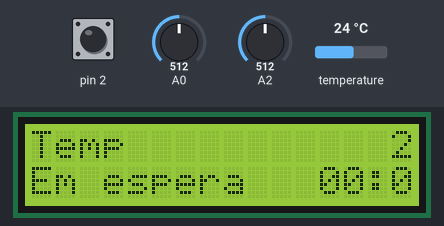
This sketch was run on a simulated Arduino Uno, built with avr-gcc and run on an emulated ATmega328P. Shown: 16×2 character LCD. Inputs (shaded band) come from the test bench; at power-on: pin 2 HIGH, temperature 24 °C, A0 = 512, A2 = 512.

Above: at 2.8 s.
2.9 s: pin 2 pulled LOW for 2.75 s
At 4.2 s:
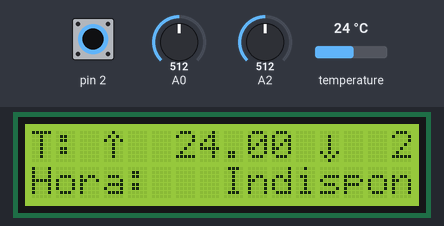
7.1 s: temperature set to 12 °C
At 11.3 s:
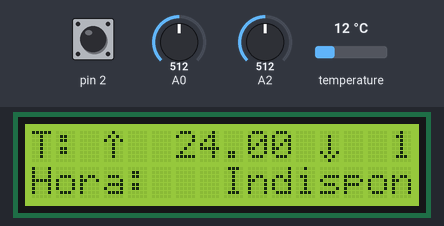
12.3 s: temperature set to 28 °C
At 14.0 s:
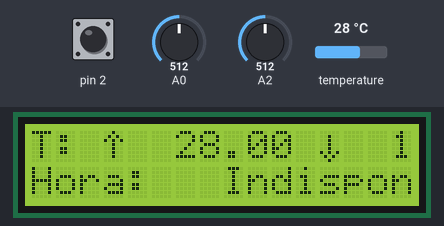
15.4 s: temperature set to 33 °C
At 16.3 s:
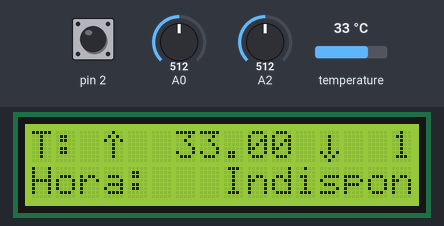
18.5 s: pin 2 pulled LOW for 2.75 s
At 62.0 s:
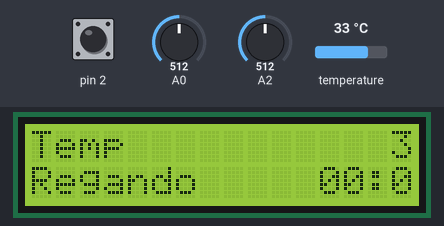
Timing chart, 0 to 63.0 s (numbered marks = the images above; inputs shaded):
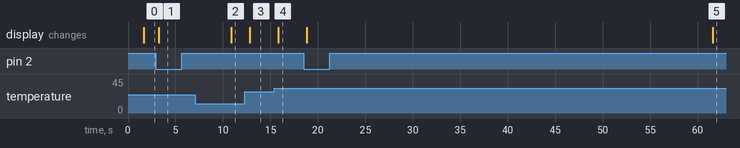

Measured:
- after the input at 2.9 s, the display: changes after 0.32 s (image 1)
- after the input at 7.1 s, the display: changes after 3.8 s (image 2)
- after the input at 12.3 s, the display: changes after 0.55 s (image 3)
- after the input at 15.4 s, the display: changes after 0.45 s (image 4)
- after the input at 18.5 s, the display: first changes after 0.33 s (image 5 shows a later state)

The sketch:

codigo_arduino.ino
```cpp
#include "delayAssinc.h"
#include "condutivimetro.h"
#include "temperatura.h"
#include "luminosidade.h"
#include "bomba.h"
#include "cartaoSD.h"
#include "display.h"

// adicionar a biblioteca quando utilar o rtc
// #include "relogio.h"

Temperatura temp_sensor(7);
Condutivimetro condut_sensor(A2, &temp_sensor);
Luminosidade lumin_sensor(A0);
Bomba bomba_regagem(5);
Display tela(20, 4);
cartaoSD micro_SD(53);

void trocar_tela(){
  tela.trocar_tela = 1;
}

void setup() {
  // remover o comentário do begin quando utilizar o rtc
  // relogio.begin(0, 1, 2);

  // iniciando os sensores e o lcd
  temp_sensor.begin();
  lumin_sensor.begin();
  condut_sensor.begin();
  tela.begin(&temp_sensor, &condut_sensor, &lumin_sensor, &bomba_regagem);

  // definindo os intervalos (valor em milisegundos)
  DelayAssincrono.novoDelayMillis("temperatura", temp_sensor.ativar_medicao, 6000);
  DelayAssincrono.novoDelayMillis("condutividade", condut_sensor.ativar_medicao, 5000);
  DelayAssincrono.novoDelayMillis("luminosidade", lumin_sensor.ativar_medicao, 3000);
  DelayAssincrono.novoDelayMillis("bomba", bomba_regagem.trocar_estado, 60000, 90000);
  DelayAssincrono.novoDelayMillis("tela", tela.autorizar, 500);

  // DelayAssincrono.novoDelayMillis("Cartao SD", micro_SD.autorizar_anotacao, 5);

  // interrupção para o botão de trocar de tela
  pinMode(2, INPUT_PULLUP);
  attachInterrupt(digitalPinToInterrupt(2), trocar_tela, FALLING);

  // micro_SD.novo_arquivo("dados");
  // micro_SD.escrever("dados", "Temperatura,Luminosidade,Condutividade\n");
}

void loop() {
  // chamada das verificações e medições
  DelayAssincrono.verificar();
  temp_sensor.medir();
  condut_sensor.medir();
  lumin_sensor.medir();
  bomba_regagem.liga_desliga();
  tela.atualizar_tela();
  // micro_SD.anotar_dados("dados", temp_sensor.medir_agora(), lumin_sensor.medir_agora(), condut_sensor.medir_agora());
}
```

bomba.cpp
```cpp
#include "Arduino.h"
#include "bomba.h"

bool Bomba::estado = 0;

Bomba::Bomba(uint8_t pino){
  this->pino = pino;
}

void Bomba::begin(){
  pinMode(this->pino, OUTPUT);
}

void Bomba::trocar_estado(){
  Bomba::estado = !Bomba::estado;
}

void Bomba::liga_desliga(){
  if (Bomba::estado){
    digitalWrite(this->pino, 1);
  }
  else {
    digitalWrite(this->pino, 0);
  }
}
```

bomba.h
```cpp
#ifndef __BOMBA_
#define __BOMBA_

class Bomba{
private:
  uint8_t pino;

public:
  Bomba(uint8_t pino);
  static bool estado;
  void begin();
  void liga_desliga();
  static void trocar_estado();
};

#endif
```

cartaoSD.cpp
```cpp
#include "cartaoSD.h"

#include <SD.h>

bool cartaoSD::hora_de_anotar = 0;

cartaoSD::cartaoSD(uint8_t pino){
  this->pino = pino;
}

void cartaoSD::begin(){

  SD.begin(this->pino);
}

bool cartaoSD::novo_arquivo(String nome){
  if (SD.exists(nome)){
    SD.remove(nome);
  }

  File arquivo = SD.open(nome, FILE_WRITE);
  if (arquivo){
    arquivo.close();
    return true;
  }
  return false;
}

bool cartaoSD::escrever(String arquivo, String texto){
  File arq = SD.open(arquivo);

  if (arq){
    arq.print(texto);
    arq.close();
    return true;
  }
  return false;
}

void cartaoSD::autorizar_anotacao(){
  cartaoSD::hora_de_anotar = 1;
}

void cartaoSD::anotar_dados(String arquivo, float temperatura, float luminosidade, float condutividade){
  if (!hora_de_anotar) return;

  File arq = SD.open(arquivo);
  String conteudo =  String(String(temperatura) + "," + String(luminosidade) + "," + String(condutividade));
  arq.println(conteudo);
  arq.close();

  hora_de_anotar = 0;
}
```

cartaoSD.h
```cpp
#ifndef __CARTAO_SD_
#define __CARTAO_SD_

#include <stdint.h>
#include <Arduino.h>

class cartaoSD{
private:
  uint8_t pino;

public:
  cartaoSD(uint8_t pino);
  static bool hora_de_anotar;

  void begin();
  bool novo_arquivo(String nome);
  bool escrever(String arquivo, String texto);

  static void autorizar_anotacao();
  void anotar_dados(String arquivo, float temperatura, float luminosidade, float condutividade);
};

#endif
```

condutivimetro.cpp
```cpp
#include "condutivimetro.h"
#include <Arduino.h>

bool Condutivimetro::hora_de_medir = 0;

Condutivimetro::Condutivimetro(uint8_t pino, Temperatura* temperatura)
  : Sensor(pino) {
  this->sensor_temperatura = temperatura;
}

void Condutivimetro::begin() {
  pinMode(this->pino, INPUT);

  float condutividade = medir_agora();
  this->valorAtual = condutividade;
  this->valorMax = condutividade;
  this->valorMin = condutividade;
}

void Condutivimetro::ativar_medicao() {
  Condutivimetro::hora_de_medir = 1;
}

float Condutivimetro::medir_agora() {
  float vout = analogRead(this->pino);
  vout = (float)vout / 1023 * this->Vin;

  float resistencia = this->resistorPadrao * (vout / (this->Vin - vout));

  float condutividade = this->resistorPadrao / (resistencia * K);
  Temperatura::hora_de_medir = 1;
  condutividade = condutividade * (1 / (1 + this->temp_coeficiente * (this->sensor_temperatura->medir() - 25)));

  this->valorAtual = condutividade;
  if (this->valorAtual > this->valorMax) this->valorMax = this->valorAtual;
  else if (this->valorAtual < this->valorMin) this->valorMin = this->valorAtual;

  return condutividade;
}

float Condutivimetro::medir() {
  if (Condutivimetro::hora_de_medir) {
    Condutivimetro::hora_de_medir = 0;
    return this->medir_agora();
  }

  return this->valorAtual;
}
```

condutivimetro.h
```cpp
#ifndef __CONDUTIVIMETRO_
#define __CONDUTIVIMETRO_

#include "modelo.h"
#include "temperatura.h"

class Condutivimetro : public Sensor{
private:
  // atributos para o calculo da condutividade
  uint8_t Vin = 5;                    // valor da entrada em volts (5v do arduino)
  float K = 0.996;                    // valor médio do coeficiente K
  float temp_coeficiente = 0.015;     // também é um valor médio
  uint16_t resistorPadrao = 1000;     // valor em Ohms

  Temperatura* sensor_temperatura;

public:
  Condutivimetro(uint8_t pino, Temperatura* temperatura);

  // variável indicando o estado
  static bool hora_de_medir;

  void begin() override;
  float medir_agora();
  static void ativar_medicao();
  float medir() override;
};

#endif
```

delayAssinc.cpp
```cpp
#include "Arduino.h"
#include "delayAssinc.h"
#include "relogio.h"

DelayAssinc::DelayAssinc() {
  tamanho_atual_simples = 0;
  tamanho_atual_composto = 0;
}

void DelayAssinc::verificar() {
  uint32_t tempo_atual = millis();

  // verificação da lista simples
  for (int i = 0; i < tamanho_atual_simples; i++) {
    if (tempo_atual - lista_simples[i].ultimo_delay >= lista_simples[i].delay) {
      lista_simples[i].ultimo_delay = tempo_atual;
      lista_simples[i].funcao();
    }
  }

  // verificação da lista composta
  for (int i = 0; i < tamanho_atual_composto; i++) {

    // verifica se o delay ativo é o primeiro ou o segundo (0 para o primerio, 1 para o segundo)
    if (!lista_composta[i].delayAtual) {
      if (tempo_atual - lista_composta[i].ultimo_delay >= lista_composta[i].delay1) {
        lista_composta[i].delayAtual = 1;
        lista_composta[i].ultimo_delay = tempo_atual;
        lista_composta[i].funcao();
      }
    }

    else {
      if (tempo_atual - lista_composta[i].ultimo_delay >= lista_composta[i].delay2) {
        lista_composta[i].delayAtual = 0;
        lista_composta[i].ultimo_delay = tempo_atual;
        lista_composta[i].funcao();
      }
    }
  }
}

uint32_t DelayAssinc::tempo_restante_comp(String nome){
  // usando o indice direto por só existir a bomba de delay composto

  /* mudar isso quando houver mais de um delay composto*/
  uint32_t tempo_atual = millis();

  if (this->lista_composta[0].delayAtual){
    return (this->lista_composta[0].delay2 + this->lista_composta[0].ultimo_delay) - tempo_atual;
  }
  else {
    return (this->lista_composta[0].delay1 + this->lista_composta[0].ultimo_delay) - tempo_atual;
  }
}

/*
Não é necessário lembrar quando o sensor mediu pela última vez,
já que sempre que o arduino liga ele já faz uma medição automáticamente
*/
void DelayAssinc::novoDelayMillis(String nome, void (*funcao)(), uint32_t delay) {
  // último delay iniciando com 0
  lista_simples[tamanho_atual_simples] = { nome, funcao, delay, 0 };
  tamanho_atual_simples++;
}

void DelayAssinc::novoDelayMillis(String nome, void (*funcao)(), uint32_t delay1, uint32_t delay2) {
  // último delay iniciando com 0
  lista_composta[tamanho_atual_composto] = { nome, funcao, delay1, delay2, 0, 0 };
  tamanho_atual_composto++;
}

DelayAssinc DelayAssincrono;
```

delayAssinc.h
```cpp
/*
Biblioteca para o funcionamento e gerenciamento
de delays assícronos baseado em máquina de estado.

Este código apenas atualiza o estado dos objetos
indicando se está na hora de medir ou não
*/

#ifndef __DELAY_ASSINC_
#define __DELAY_ASSINC_

#include <stdint.h>
#include <Arduino.h>

// tamanho dos vetores de funções (estático para ser mais rápido)
#define LISTA_SIMPLES 5
#define LISTA_COMPOSTA 1

// um delay com intervalos constantes
typedef struct {
  String nome;
  void (*funcao)();
  uint32_t delay;
  uint32_t ultimo_delay;
} delay_simples;

// um delay com intervalos alternados (alterna entre o delay1 e delay2)
// útil para deixar a bomba ligada por um certo tempo e desligada em outro
typedef struct {
  String nome;
  void (*funcao)();
  uint32_t delay1;
  uint32_t delay2;
  bool delayAtual;          // 0 para o delay1, 1 para o delay2
  uint32_t ultimo_delay;
} delay_composto;

// objeto para controle dos intervalos
class DelayAssinc{
private:
  delay_simples lista_simples[LISTA_SIMPLES];
  uint8_t tamanho_atual_simples;

  delay_composto lista_composta[LISTA_COMPOSTA];
  uint8_t tamanho_atual_composto;

public:
  DelayAssinc();
  void verificar();
  uint32_t tempo_restante_comp(String nome);

  void novoDelayMillis(String nome, void (*funcao)(), uint32_t delay);
  void novoDelayMillis(String nome, void (*funcao)(), uint32_t delay1, uint32_t delay2);
};

extern DelayAssinc DelayAssincrono;
#endif
```

display.cpp
```cpp
#include "display.h"
#include "delayAssinc.h"
#include "relogio.h"

bool Display::atualizar_tela_var = 0;

void Display::autorizar() {
  Display::atualizar_tela_var = 1;
}

Display::Display(uint8_t largura, uint8_t altura) {
  this->largura = largura;
  this->altura = altura;

  this->telas[0] = &Display::tela1;
  this->telas[1] = &Display::tela2;

  this->telaAtual = 0;
}

void Display::begin(Temperatura *temperatura, Condutivimetro *condutividade, Luminosidade *luminosidade, Bomba *bomba_regagem) {
  this->temp_sensor = temperatura;
  this->lumin_sensor = luminosidade;
  this->condut_sensor = condutividade;

  this->bomba_regagem = bomba_regagem;

  this->lcd = new LiquidCrystal_I2C(0x27, this->largura, this->altura);
  this->lcd->init();
  this->lcd->backlight();
  this->lcd->clear();
  this->lcd->noCursor();

  this->lcd->createChar(0, this->seta_para_cima);
  this->lcd->createChar(1, this->seta_para_baixo);
}

void Display::atualizar_tela() {
  if (!Display::atualizar_tela_var) return;

  Display::atualizar_tela_var = 0;
  if (this->trocar_tela){
    if (this->telaAtual == NUMERO_DE_TELAS-1) this->telaAtual = 0;
    else this->telaAtual++;
    this->trocar_tela = 0;
    this->lcd->clear();
  }
  (this->*telas[this->telaAtual])();
}

String Display::formatar_valor(String texto) {
  char buffer[8];
  sprintf(buffer, "%7s", texto.c_str());
  return buffer;
}

void Display::tela1() {
  String temperatura, condutividade, luminosidade;
  temperatura = String(this->temp_sensor->valorAtual);
  condutividade = String(this->condut_sensor->valorAtual);
  luminosidade = String(this->lumin_sensor->valorAtual);

  this->lcd->home();
  this->lcd->print("Temp");
  this->lcd->setCursor(13, 0);
  this->lcd->print(this->formatar_valor(temperatura));

  this->lcd->setCursor(0, 1);
  this->lcd->print("Condut");
  this->lcd->setCursor(13, 1);
  this->lcd->print(this->formatar_valor(condutividade));

  this->lcd->setCursor(0, 2);
  this->lcd->print("Luz");
  this->lcd->setCursor(13, 2);
  this->lcd->print(this->formatar_valor(luminosidade));

  this->lcd->setCursor(0, 3);
  String tempo_bomba;
  if (!this->bomba_regagem->estado) {
    tempo_bomba = relogio.formatarSeg(DelayAssincrono.tempo_restante_comp("bomba") / 1000);
    this->lcd->print("Em espera");
    this->lcd->setCursor(12, 3);
    this->lcd->print(tempo_bomba);
  } else {
    tempo_bomba = relogio.formatarSeg(DelayAssincrono.tempo_restante_comp("bomba") / 1000);
    this->lcd->print("Regando  ");
    this->lcd->setCursor(12, 3);
    this->lcd->print(tempo_bomba);
  }
}

// depois eu faço

void Display::tela2() {
  String temperaturaMax, condutividadeMax, luminosidadeMax;
  String temperaturaMin, condutividadeMin, luminosidadeMin;

  temperaturaMax = String(this->temp_sensor->valorMax);
  temperaturaMin = String(this->temp_sensor->valorMin);

  condutividadeMax = String(this->condut_sensor->valorMax);
  condutividadeMin = String(this->condut_sensor->valorMin);

  luminosidadeMax = String(this->lumin_sensor->valorMax);
  luminosidadeMin = String(this->lumin_sensor->valorMin);

  // temperatura
  this->lcd->home();
  this->lcd->print("T: ");
  this->lcd->write(byte(0));

  this->lcd->setCursor(12, 0);
  this->lcd->write(byte(1));

  this->lcd->setCursor(4, 0);
  this->lcd->print(this->formatar_valor(temperaturaMax));

  this->lcd->setCursor(13, 0);
  this->lcd->print(this->formatar_valor(temperaturaMin ));

  // condutividade
  this->lcd->setCursor(0, 1);
  this->lcd->print("C: ");
  this->lcd->write(byte(0));

  this->lcd->setCursor(12, 1);
  this->lcd->write(byte(1));

  this->lcd->setCursor(4, 1);
  this->lcd->print(this->formatar_valor(condutividadeMax));

  this->lcd->setCursor(13, 1);
  this->lcd->print(this->formatar_valor(condutividadeMin));

  // luminosidade
  this->lcd->setCursor(0, 2);
  this->lcd->print("L: ");
  this->lcd->write(byte(0));

  this->lcd->setCursor(12, 2);
  this->lcd->write(byte(1));

  this->lcd->setCursor(4, 2);
  this->lcd->print(this->formatar_valor(luminosidadeMax));

  this->lcd->setCursor(13, 2);
  this->lcd->print(this->formatar_valor(luminosidadeMin));

  // tempo atual
  this->lcd->setCursor(0, 3);
  this->lcd->print("Hora:   Indisponivel");

  /*adiicionar o horário do rtc quando o relógioestiver disponível*/
  // this->lcd->setCursor(0, 11);
  // this->lcd->print(relogio.getTempoString());
}
```

display.h
```cpp
#ifndef __DISPLAY_
#define __DISPLAY_

#include <stdint.h>
#include <LiquidCrystal_I2C.h>
#include <Arduino.h>
#include "bomba.h"
#include "temperatura.h"
#include "condutivimetro.h"
#include "luminosidade.h"

#define NUMERO_DE_TELAS 2

class Display {
private:
  uint16_t largura;
  uint16_t altura;

  // variáveis de controle do lcd e telas
  uint8_t telaAtual;
  void (Display::*telas[NUMERO_DE_TELAS])();
  LiquidCrystal_I2C *lcd;

  // ponteiros para os sensores e bomba
  Temperatura* temp_sensor;
  Condutivimetro* condut_sensor;
  Luminosidade* lumin_sensor;
  Bomba *bomba_regagem;

  // carcateres especiais de seta
  byte seta_para_cima[8]{
    0b00100,
    0b01010,
    0b10101,
    0b00100,
    0b00100,
    0b00100,
    0b00100,
    0b00000
  };

  byte seta_para_baixo[8] = {
    0b00000,
    0b00100,
    0b00100,
    0b00100,
    0b00100,
    0b10101,
    0b01010,
    0b00100
  };

public:
  Display(uint8_t largura, uint8_t altura);
  void begin(Temperatura *temperatura, Condutivimetro *condutividade,
    Luminosidade *luminosidade, Bomba *bomba_regagem);
  bool trocar_tela;

  // método estático para atualizar o trocador de tela
  static void autorizar();
  static bool atualizar_tela_var;

  // função chamada quando a variável de troca for verdadeira
  // volta para a primeira tela quando estiver na última
  void trocarTela(bool *trocar);

  // função chamada para atualizar os valores da tela (Hz)
  // os Hz da tela depende do delay colocado na função de
  // atualização da tela no arquivo .ino, o padrão é 2 Hz
  void atualizar_tela();

  // modelo das telas
  void tela1();
  void tela2();

  // funções para formatação
  String formatar_valor(String texto);
  void printReverso(String texto, int coluna, int linha);
};

#endif
```

luminosidade.cpp
```cpp
#include "luminosidade.h"
#include <Arduino.h>

static bool Luminosidade::hora_de_medir = 0;

Luminosidade::Luminosidade(uint8_t pino)
  : Sensor(pino) {
}

void Luminosidade::begin() {
  pinMode(this->pino, INPUT);

  float luminosidade = medir_agora();
  this->valorAtual = luminosidade;
  this->valorMax = luminosidade;
  this->valorMin = luminosidade;
}

void Luminosidade::ativar_medicao() {
  Luminosidade::hora_de_medir = 1;
}

float Luminosidade::medir_agora() {
  float luminosidade = (float)analogRead(this->pino);
  this->valorAtual = luminosidade;

  if (this->valorAtual > this->valorMax) this->valorMax = this->valorAtual;
  else if (this->valorAtual < this->valorMin) this->valorMin = this->valorAtual;

  return luminosidade;
}

float Luminosidade::medir() {
  if (Luminosidade::hora_de_medir) {

    Luminosidade::hora_de_medir = 0;
    return this->medir_agora();
  }

  return this->valorAtual;
}
```

luminosidade.h
```cpp
#ifndef __LUMINOSIDADE_
#define __LUMINOSIDADE_

#include "modelo.h"
#include <stdint.h>

class Luminosidade : public Sensor{
public:
  Luminosidade(uint8_t pino);

  // variável indicando o estado
  static bool hora_de_medir;

  void begin() override;
  float medir_agora();
  static void ativar_medicao();
  float medir() override;
};

#endif
```

modelo.cpp
```cpp
#include "modelo.h"

Sensor::Sensor(uint8_t pino){
  this->pino = pino;

  this->valorAtual = 0;
  this->valorMax = 0;
  this->valorMin = 0;
}
```

modelo.h
```cpp
/*
Objeto modelo para os sensores, este código define
um comportamento padrão para todos os sensores.

Todas as classes de sensores herdam desse modelo.
*/

#ifndef __SENSOR_MODELO_
#define __SENSOR_MODELO_

#include <stdint.h>

class Sensor {
protected:
  uint8_t pino;

public:
  // valores medidos pelo sensor
  float valorAtual;
  float valorMax;
  float valorMin;

public:
  Sensor(uint8_t pino);

  // função para iniciar as portas
  virtual void begin() = 0;

  // funções de medição padrão
  virtual float medir() = 0;
  virtual float medir_agora() = 0;
};

#endif
```

relogio.h
```cpp
/*
Relógio usado para registro dos horários das medições.

Também pode ser usado para agendar regagens e lembrar regagens.
*/

#include <stdint.h>
#ifndef __RELOGIO_
#define __RELOGIO_

#include <Arduino.h>
#include <Ds1302.h>

class relogioObj{
private:
  Ds1302* rtc = nullptr;

public:
  void begin(int CE, int CLK, int IO);
  String getTempoString();
  String formatarSeg(uint32_t segundos);
  uint32_t timestamp();
};

extern relogioObj relogio;

#endif
```

Source omitted: relogio.cpp (2287 bytes), temperatura.cpp (1068 bytes), temperatura.h (450 bytes)
